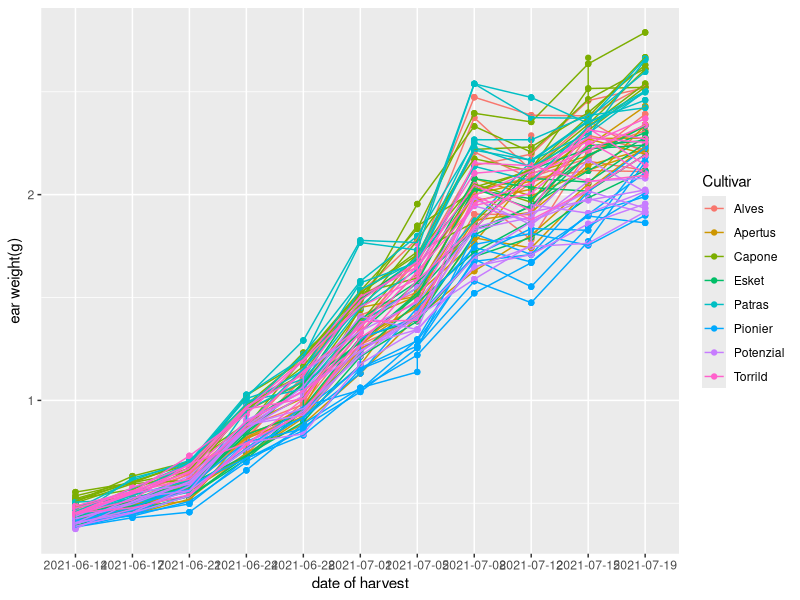
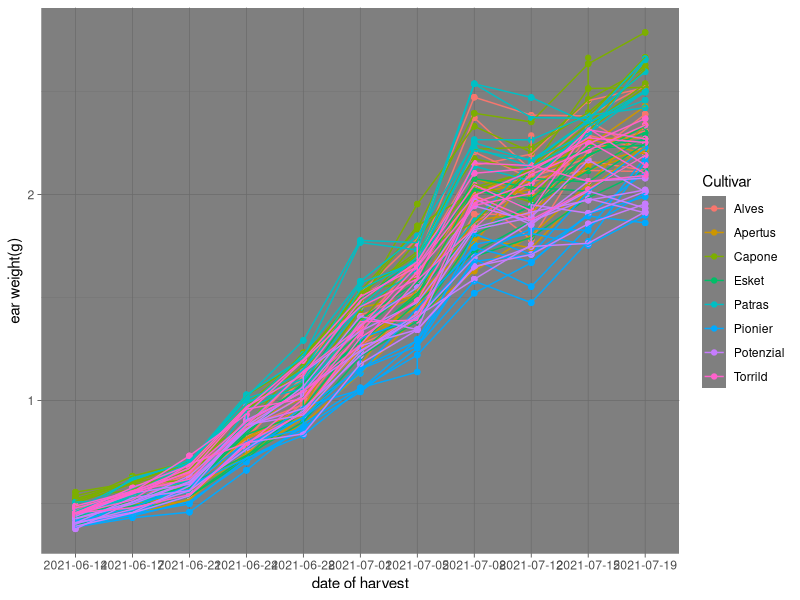
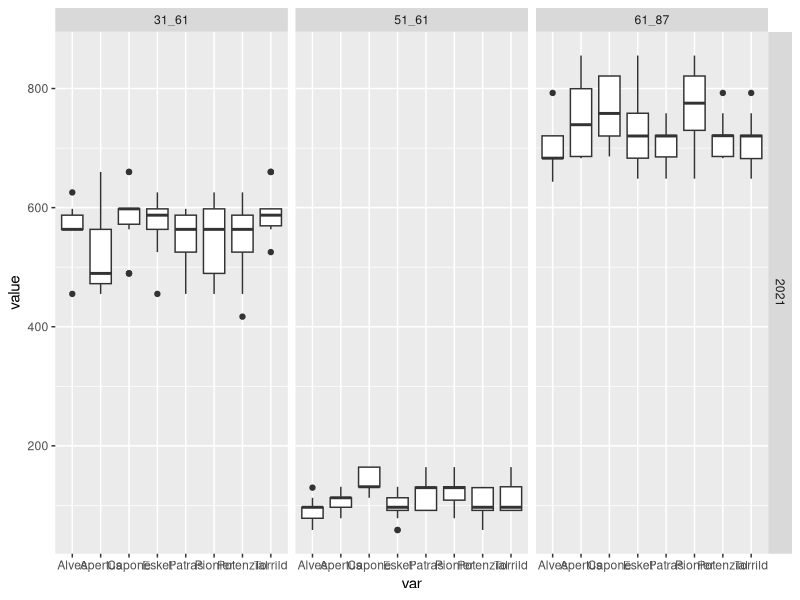
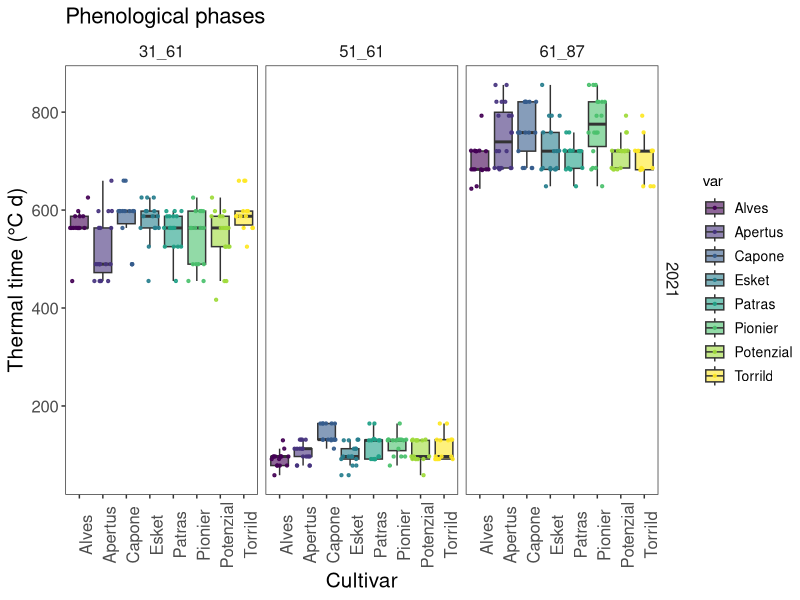

Source code (R) for these figures, in order:
## ---- chunk 1
knitr::opts_chunk$set(echo = TRUE)
library(magrittr);suppressWarnings(library(dplyr));
suppressWarnings(library(ggplot2));library(tidyr);
library(kableExtra);library(knitr);library(purrr)
options(dplyr.summarise.inform = FALSE)
data <- read.csv("../data/ear_summarized.csv")
phenology <- read.csv('../data/phenology_short.csv')
## ---- chunk 2
#| label: fig-growth
#| fig-cap: "Growth of ear weight over time."
#| fig-width: 12
#| fig-height: 3.5

data %>% 
  ggplot(aes(x=date,y=weight,color=var))+
  geom_point()+
  geom_line(aes(group=group))+ # link the point by group.
  xlab("date of harvest")+ #x axis title
  ylab("ear weight(g)")+   #y axis title
  guides(color=guide_legend(title="Cultivar")) #change legend title 
## ---- chunk 3
#| label: fig-growthdark
#| fig-cap: "dark theme example."
#| fig-width: 12
#| fig-height: 3.5

data %>% 
  ggplot(aes(x=date,y=weight,color=var))+
  geom_point()+
  geom_line(aes(group=group))+ # link the point by group.
  xlab("date of harvest")+ #x axis title
  ylab("ear weight(g)")+   #y axis title
  guides(color=guide_legend(title="Cultivar"))+ #change legend title +
  theme_dark()
## ---- chunk 4
#| label: fig-uggly
#| fig-cap: "uggly example."
#| fig-width: 12
#| fig-height: 4


phenology %>% 
ggplot(.,aes(x=var,y=value))+
  geom_boxplot()+
  facet_grid(Year~stage)
## ---- chunk 5
#| label: fig-beautiful
#| fig-cap: "beautiful example."
#| fig-width: 12
#| fig-height: 6

phenology %>% 
  ggplot(.,aes(x=var,y=value,fill=var))+
  geom_boxplot(outlier.colour = NA)+
  facet_grid(Year~stage)+
  theme_test()+
  theme(strip.background = element_blank(),
        strip.text = element_text(size=12),
        axis.text.y=element_text(size=12),
        axis.text.x=element_text(angle=90,size=12),
        legend.text = element_text(size=10),
        plot.title =element_text(size=16),
        axis.title=element_text(size=15))+
  viridis::scale_fill_viridis(discrete = TRUE, alpha=0.6) +
  geom_jitter(aes(color=var), size=0.8, alpha=0.9) +
  viridis::scale_color_viridis(discrete = TRUE, alpha=0.6)+
  ggtitle("Phenological phases")+
  ylab("Thermal time (°C d)")+xlab('Cultivar')
  
